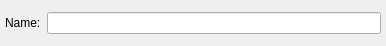
<?xml version="1.0" encoding="UTF-8"?>
<ui version="4.0">
 <class>QGroupNodePage</class>
 <widget class="QWidget" name="QGroupNodePage">
  <property name="geometry">
   <rect>
    <x>0</x>
    <y>0</y>
    <width>386</width>
    <height>46</height>
   </rect>
  </property>
  <property name="windowTitle">
   <string>Form</string>
  </property>
  <layout class="QHBoxLayout">
   <property name="margin">
    <number>5</number>
   </property>
   <item>
    <widget class="QLabel" name="label">
     <property name="text">
      <string>Name:</string>
     </property>
    </widget>
   </item>
   <item>
    <widget class="QLineEdit" name="m_name"/>
   </item>
  </layout>
 </widget>
 <resources/>
 <connections/>
</ui>
